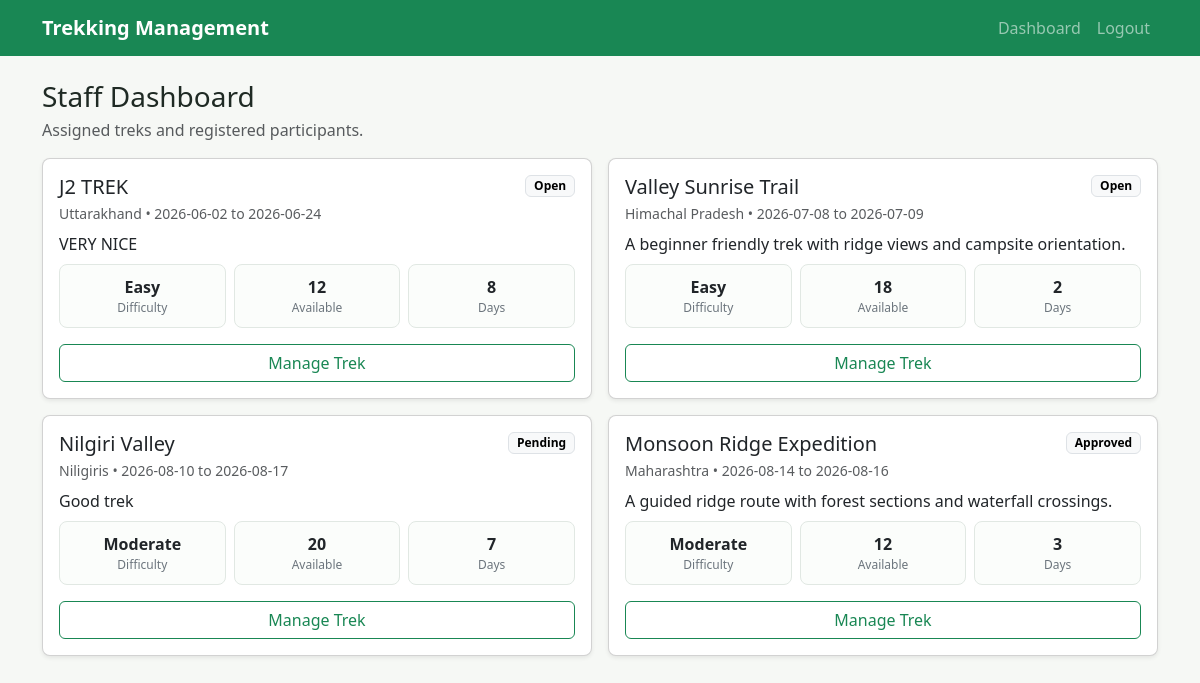
/staff (signed in), run on the app's committed database.
### tables this page shows
CREATE TABLE "treks" (
            id INTEGER PRIMARY KEY AUTOINCREMENT,
            name TEXT NOT NULL,
            location TEXT NOT NULL,
            difficulty TEXT NOT NULL CHECK (difficulty IN ('Easy', 'Moderate', 'Hard')),
            duration_days INTEGER NOT NULL CHECK (duration_days > 0),
            available_slots INTEGER NOT NULL CHECK (available_slots >= 0),
            assigned_staff_id INTEGER,
            status TEXT NOT NULL DEFAULT 'Pending'
                CHECK (status IN ('Pending', 'Approved', 'Open', 'Ongoing', 'Closed', 'Completed')),
            start_date TEXT NOT NULL,
            end_date TEXT NOT NULL,
            description TEXT,
            created_at TEXT NOT NULL,
            FOREIGN KEY (assigned_staff_id) REFERENCES users (id) ON DELETE SET NULL
        );

### app.py (the view)
    @app.route("/staff")
    @login_required("staff")
    def staff_dashboard():
        treks = get_db().execute(
            """
            SELECT t.*, COALESCE(b.booked_count, 0) AS booked_count
            FROM treks t
            LEFT JOIN (
                SELECT trek_id, COUNT(*) AS booked_count
                FROM bookings
                WHERE status = 'Booked'
                GROUP BY trek_id
            ) b ON b.trek_id = t.id
            WHERE t.assigned_staff_id = ?
            ORDER BY t.start_date
            """,
            (g.user["id"],),
        ).fetchall()
        return render_template("staff/dashboard.html", treks=treks)

### app.py (called while the page is built)
def create_app() -> Flask:
    app = Flask(__name__)
    app.config["SECRET_KEY"] = os.environ.get("SECRET_KEY", "dev-secret-change-me")
    app.config["DATABASE"] = DB_PATH
    os.makedirs(os.path.join(BASE_DIR, "instance"), exist_ok=True)
    @app.before_request
    def before_request() -> None:
        get_db()
    @app.teardown_appcontext
    def close_db(_error: Exception | None = None) -> None:
        db = g.pop("db", None)
        if db is not None:
            db.close()
    register_routes(app)
    with app.app_context():
        init_db()
        seed_data()
    return app

def get_db() -> sqlite3.Connection:
    if "db" not in g:
        g.db = sqlite3.connect(DB_PATH)
        g.db.row_factory = sqlite3.Row
        g.db.execute("PRAGMA foreign_keys = ON")
    return g.db

def current_user() -> sqlite3.Row | None:
    user_id = session.get("user_id")
    if not user_id:
        return None
    return get_db().execute("SELECT * FROM users WHERE id = ?", (user_id,)).fetchone()

### templates/staff/dashboard.html (shortened to what this page needs)
{% extends "base.html" %}
{% block content %}
<h1 class="h3 mb-1">Staff Dashboard</h1>
<p class="text-muted">Assigned treks and registered participants.</p>
<div class="row g-3">
  {% for trek in treks %}
    <div class="col-lg-6">
      <div class="card shadow-sm h-100">
        <div class="card-body">
          <div class="d-flex justify-content-between align-items-start mb-2">
            <div>
              <h2 class="h5 mb-1">{{ trek.name }}</h2>
              <div class="small text-muted">{{ trek.location }} • {{ trek.start_date }} to {{ trek.end_date }}</div>
            </div>
            <span class="badge text-bg-light border">{{ trek.status }}</span>
          </div>
          <p class="mb-2">{{ trek.description or "No description provided." }}</p>
          <div class="row text-center g-2 mb-3">
            <div class="col-4"><div class="mini-stat">{{ trek.difficulty }}<span>Difficulty</span></div></div>
            <div class="col-4"><div class="mini-stat">{{ trek.available_slots }}<span>Available</span></div></div>
            <div class="col-4"><div class="mini-stat">{{ trek.duration_days }}<span>Days</span></div></div>
          </div>
          <a class="btn btn-outline-success w-100" href="{{ url_for('staff_manage_trek', trek_id=trek.id) }}">Manage Trek</a>
        </div>
      </div>
    </div>
  {% else %}
    <div class="col-12">
      <div class="card shadow-sm"><div class="card-body text-muted">No treks assigned yet.</div></div>
    </div>
  {% endfor %}
</div>
{% endblock %}

### static/css/style.css (style rules this page uses)
:root { --page-bg: #f6f8f5; --forest: #198754; --ink: #1f2a24; }
body { background: var(--page-bg); color: var(--ink); }
.card, .stat-card { border-radius: 8px; }
.mini-stat { border: 1px solid #e1e8e3; border-radius: 8px; padding: 10px; font-weight: 700; background: #fbfdfb; }
.mini-stat span { display: block; color: #6c757d; font-size: 0.75rem; font-weight: 500; }

### data on the page
treks: name "J2 TREK", location "Uttarakhand", start_date "2026-06-02", end_date "2026-06-24", status "Open", description "VERY NICE", difficulty "Easy", available_slots "12", duration_days "8"
treks: name "Valley Sunrise Trail", location "Himachal Pradesh", start_date "2026-07-08", end_date "2026-07-09", status "Open", description "A beginner friendly trek with ridge views and campsite orientation.", difficulty "Easy", available_slots "18", duration_days "2"
treks: name "Nilgiri Valley", location "Niligiris", start_date "2026-08-10", end_date "2026-08-17", status "Pending", description "Good trek", difficulty "Moderate", available_slots "20", duration_days "7"
treks: name "Monsoon Ridge Expedition", location "Maharashtra", start_date "2026-08-14", end_date "2026-08-16", status "Approved", description "A guided ridge route with forest sections and waterfall crossings.", difficulty "Moderate", available_slots "12", duration_days "3"
